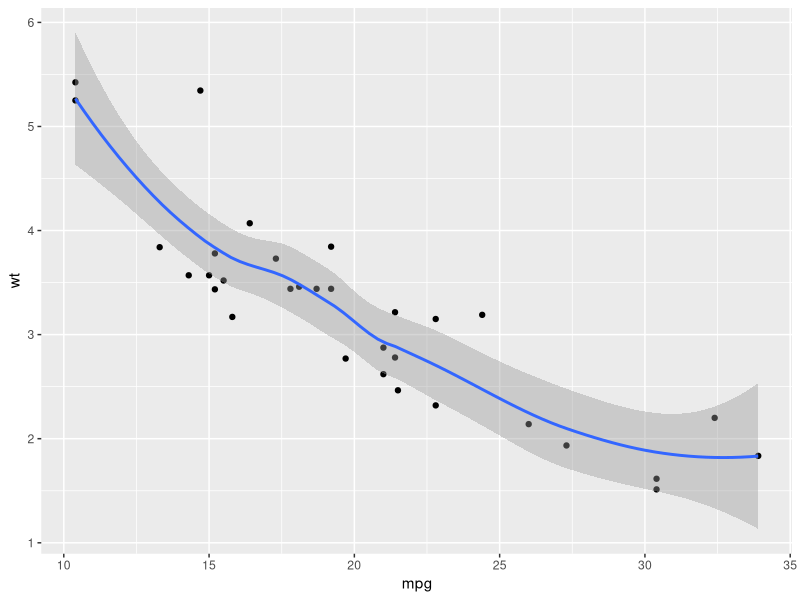
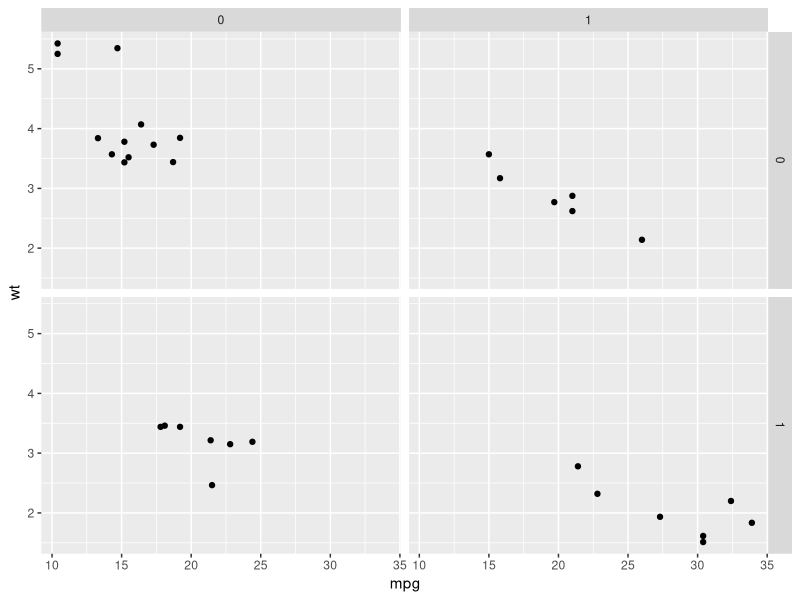
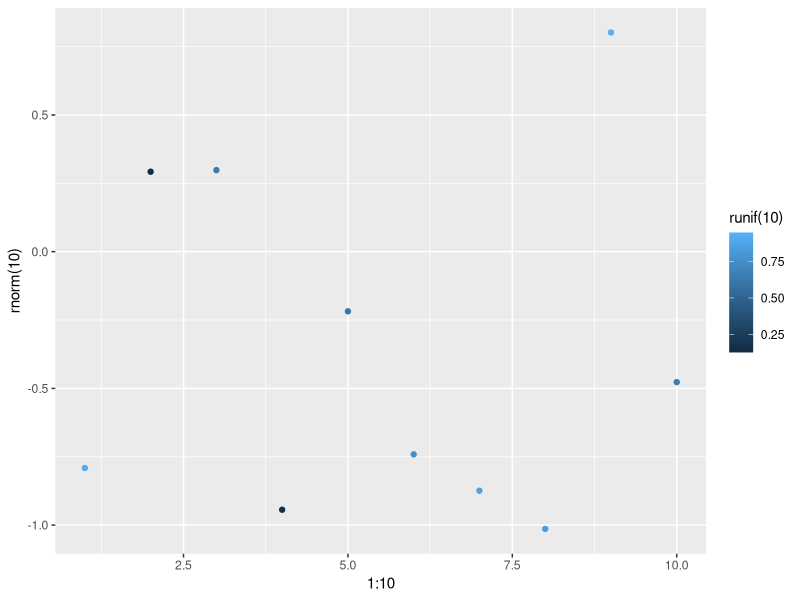
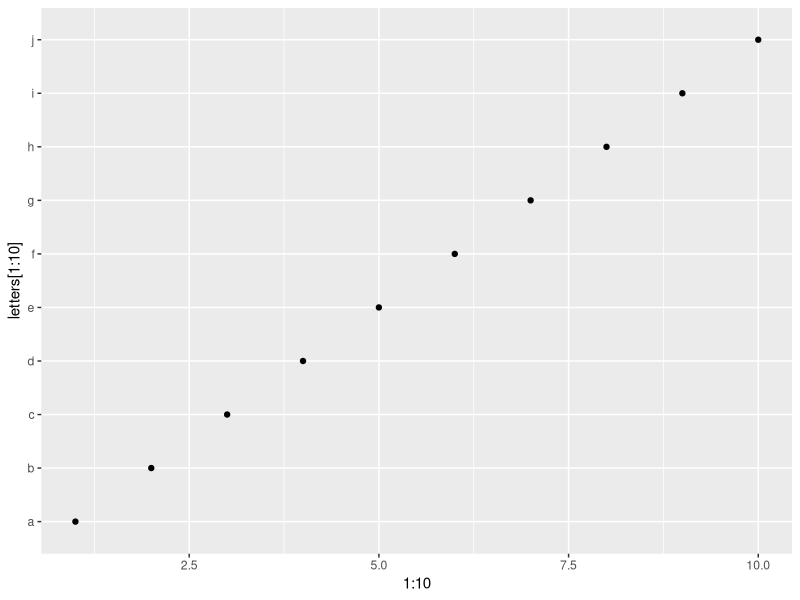
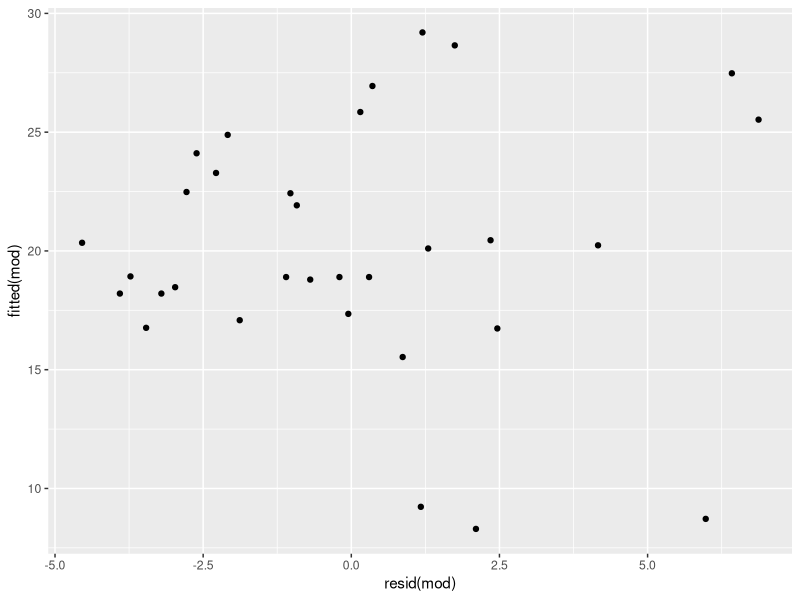

Write the R code that produced these figures, in order.
# Example from qplot documentation.

library(ggplot2)

head(mtcars)

qplot(mpg, wt, data = mtcars, geom=c("point", "smooth"))
qplot(mpg, wt, data = mtcars, facets = vs ~ am)

qplot(1:10, rnorm(10), colour = runif(10))
qplot(1:10, letters[1:10])
mod <- lm(mpg ~ wt, data = mtcars)
qplot(resid(mod), fitted(mod))
